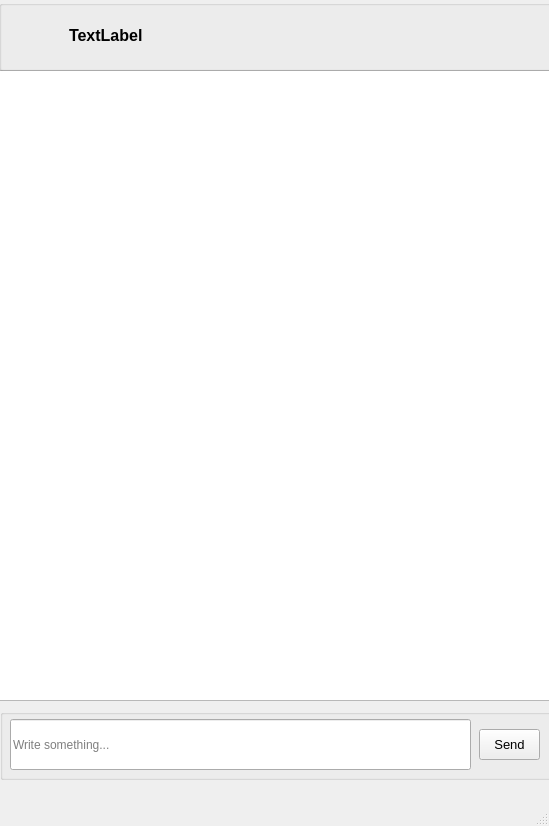
<?xml version="1.0" encoding="UTF-8"?>
<ui version="4.0">
 <class>pv</class>
 <widget class="QMainWindow" name="pv">
  <property name="geometry">
   <rect>
    <x>0</x>
    <y>0</y>
    <width>549</width>
    <height>826</height>
   </rect>
  </property>
  <property name="windowTitle">
   <string>MainWindow</string>
  </property>
  <widget class="QWidget" name="centralwidget">
   <widget class="QTableView" name="tableView">
    <property name="geometry">
     <rect>
      <x>-10</x>
      <y>70</y>
      <width>561</width>
      <height>631</height>
     </rect>
    </property>
   </widget>
   <widget class="QGroupBox" name="groupBox">
    <property name="geometry">
     <rect>
      <x>0</x>
      <y>709</y>
      <width>561</width>
      <height>71</height>
     </rect>
    </property>
    <property name="title">
     <string/>
    </property>
    <widget class="QPushButton" name="pushButton">
     <property name="geometry">
      <rect>
       <x>479</x>
       <y>20</y>
       <width>61</width>
       <height>31</height>
      </rect>
     </property>
     <property name="font">
      <font>
       <pointsize>10</pointsize>
      </font>
     </property>
     <property name="text">
      <string>Send</string>
     </property>
    </widget>
    <widget class="QLineEdit" name="lineEdit">
     <property name="geometry">
      <rect>
       <x>10</x>
       <y>10</y>
       <width>461</width>
       <height>51</height>
      </rect>
     </property>
     <property name="placeholderText">
      <string>Write something...</string>
     </property>
    </widget>
   </widget>
   <widget class="QGroupBox" name="groupBox_2">
    <property name="geometry">
     <rect>
      <x>-1</x>
      <y>0</y>
      <width>631</width>
      <height>71</height>
     </rect>
    </property>
    <property name="title">
     <string/>
    </property>
    <widget class="QLabel" name="label">
     <property name="geometry">
      <rect>
       <x>10</x>
       <y>20</y>
       <width>47</width>
       <height>41</height>
      </rect>
     </property>
     <property name="styleSheet">
      <string notr="true">image: url(:/new/prefix1/profileimage.jpg);</string>
     </property>
     <property name="text">
      <string/>
     </property>
    </widget>
    <widget class="QLabel" name="label_2">
     <property name="geometry">
      <rect>
       <x>70</x>
       <y>20</y>
       <width>261</width>
       <height>31</height>
      </rect>
     </property>
     <property name="font">
      <font>
       <pointsize>12</pointsize>
       <weight>75</weight>
       <bold>true</bold>
      </font>
     </property>
     <property name="text">
      <string>TextLabel</string>
     </property>
    </widget>
   </widget>
  </widget>
  <widget class="QMenuBar" name="menubar">
   <property name="geometry">
    <rect>
     <x>0</x>
     <y>0</y>
     <width>549</width>
     <height>20</height>
    </rect>
   </property>
  </widget>
  <widget class="QStatusBar" name="statusbar"/>
 </widget>
 <resources/>
 <connections/>
</ui>
